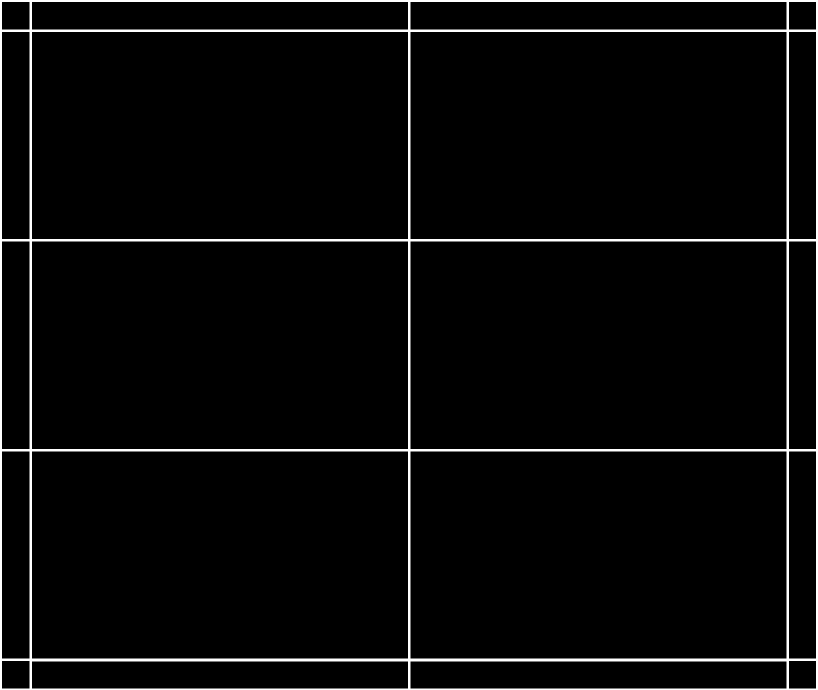
#> input picture ProcessService/SupportFuncs/Debug/gko.jpg, 1635 x 1380 px, given in place of gko.png, which was not available (shown at 1/2 size)
$ python calculate_gko_length.py
#> lines starting #> are read from the running program, lines starting #| are printed output that depends on the picture; after the words box and inside, x2 and y2 are one past the last pixel; in counts of white or black regions, pixels touching at a corner belong together; pictures that were not available may be replaced by others from this repository, and a replacement may not be noted
#! /usr/bin/env python
# -*- coding: utf-8 -*-
import numpy as np
import os
from gerber import read
from gerber.render import GerberCairoContext
import cv2
from matplotlib import pyplot as plt
from collections import Counter
from sklearn.cluster import DBSCAN
from collections import Counter
import copy

np.set_printoptions(precision=4,suppress=True)

def calculate_outer_length():
    gko_img = cv2.imread('gko.png', 0)
#> gko_img is the input picture: shape (1380, 1635); min 0, max 255, mean 8.5
    ret, bin_img = cv2.threshold(gko_img, 250, 255, type=cv2.THRESH_BINARY_INV)
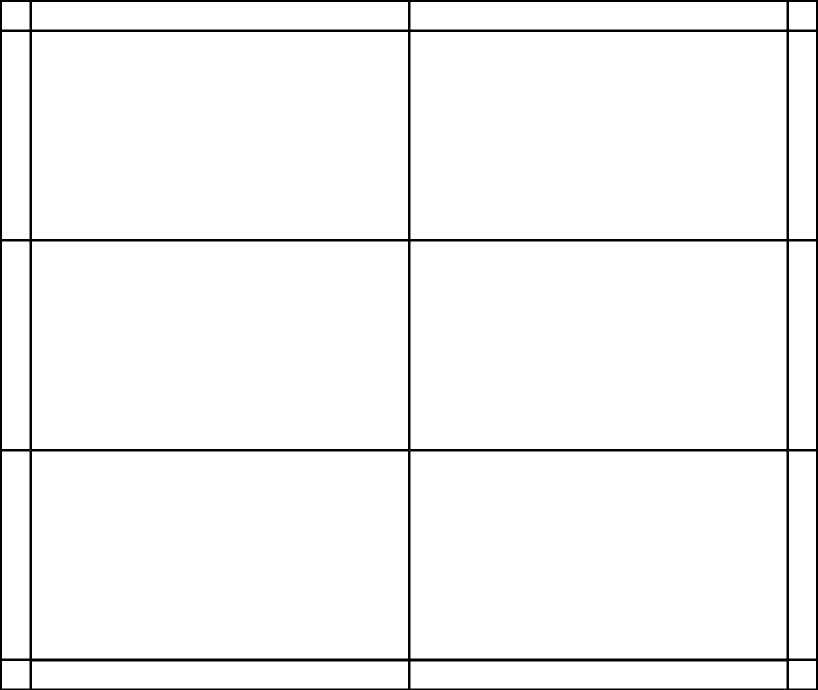
#> bin_img: shape (1380, 1635) (shown at 1/2 size); 96.7% white; 1 black region, box (x1, y1, x2, y2) and area: (0, 0, 1635, 1380) 75407
    height, width = gko_img.shape
#> height = 1380; width = 1635
    # cv2.imwrite('temp.jpg',bin_img*255)

    cv2.imwrite('bin.jpg',bin_img)


    expand_bin_img = cv2.copyMakeBorder(bin_img,3,3,3,3,cv2.BORDER_CONSTANT,0)
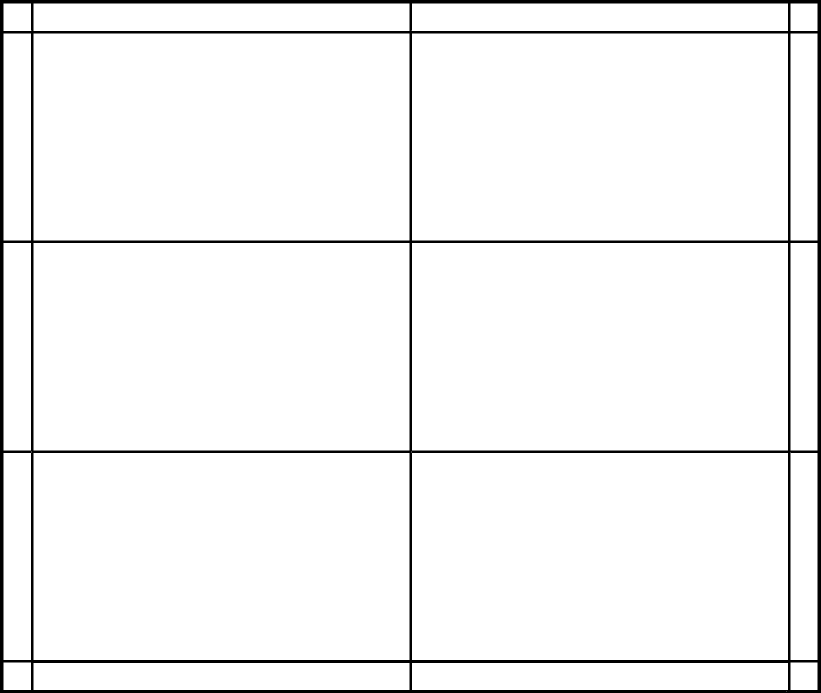
#> expand_bin_img: shape (1386, 1641) (shown at 1/2 size); 95.9% white; 1 black region, box (x1, y1, x2, y2) and area: (0, 0, 1641, 1386) 93533
    new_img = 255 - bin_img
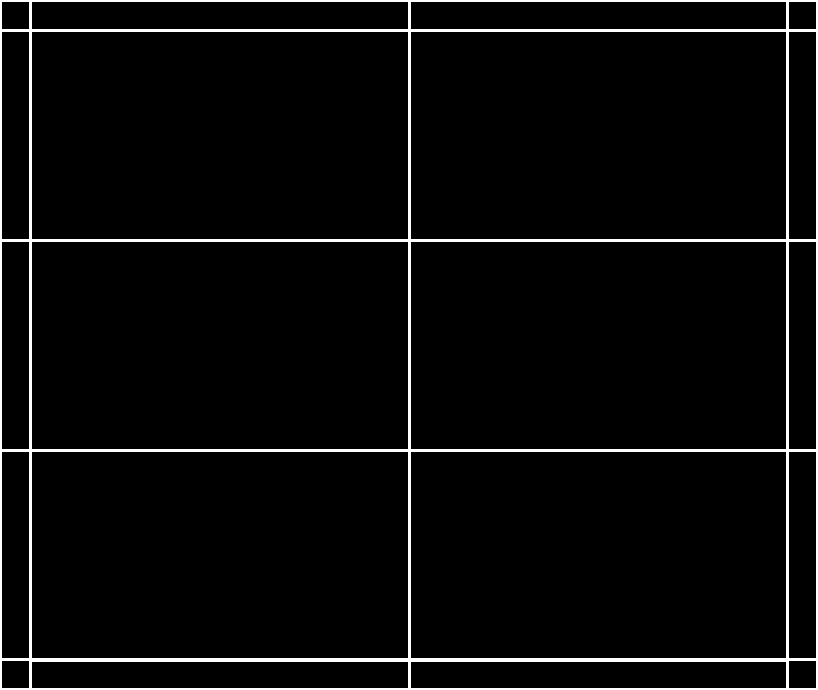
#> new_img: shape (1380, 1635) (shown at 1/2 size); 3.3% white; 1 white region
    contours, hierarchy = cv2.findContours(new_img, cv2.RETR_CCOMP, cv2.CHAIN_APPROX_NONE)
#> contours = 28 contours, 7 with area under 20; largest, box (x1, y1, x2, y2) and area: (0, 0, 1635, 1380) 2253285, (820, 482, 1574, 899) 313246, (63, 482, 817, 899) 313246, (820, 902, 1574, 1318) 312493, (63, 902, 817, 1318) 312493
    expand_height,expand_width = expand_bin_img.shape
#> expand_height = 1386; expand_width = 1641

    max_len = 0
    mx_index = 0
    for i in range(len(contours)):
        if len(contours[i])>max_len:
            max_len = len(contours[i])
            max_index = i
#> this loop made 28 passes
#> (max_len, max_index) on pass 1: (6026, 0)
#> after the loop, max_index = 0; max_len = 6026
    # draw_img = np.zeros(shape=(expand_height,expand_width,3),dtype=np.uint8)
    # cv2.drawContours(draw_img,contours,max_index,color=(1,1,1),thickness=1)
    # cv2.imwrite('draw.jpg',draw_img)
    print('outer length:',max_len)
#| outer length: 6026
    return max_len

def calculate_inner_length():
    gko_img = cv2.imread('layer_image/gko.png',0)
    ret,bin_img = cv2.threshold(gko_img,250,1,type=cv2.THRESH_BINARY_INV)
    height,width = gko_img.shape
    gko_area = height * width
    # cv2.imwrite('temp.jpg',bin_img*255)

    # region_num,labels = cv2.connectedComponents(bin_img)
    region_num,labels,stats,centroids = cv2.connectedComponentsWithStats(bin_img,connectivity=4)
    cv2.imwrite('labels.jpg',labels)
    # plt.imshow(labels)
    # plt.show()
    draw_label = copy.deepcopy(gko_img)
    for i in range(1,region_num):
        cv2.putText(draw_label,str(i),org=(int(centroids[i][0]),int(centroids[i][1])),fontFace=2,fontScale=3,color=(255),thickness=2)
        # cv2.circle(draw_label,center=(int(centroids[i][0]),int(centroids[i][1])),radius=4,color=(255),thickness=2)
    cv2.imwrite('draw_label.jpg',draw_label)
    print('region num:',region_num)
    labels = np.uint8(labels)
    hist,bin_edges = np.histogram(labels,bins=region_num)
    # print(hist)

    #outer region
    dilate_img = cv2.dilate(labels,kernel=cv2.getStructuringElement(cv2.MORPH_ELLIPSE,ksize=(5,5),anchor=(-1,-1)))
    left_side = dilate_img[0,:]
    right_side = dilate_img[-1,:]
    up_side = dilate_img[:,0]
    bottom_side = dilate_img[:,-1]
    left_conter = Counter(left_side)
    right_conter = Counter(right_side)
    up_conter = Counter(up_side)
    bottom_conter = Counter(bottom_side)
    full_list = list(left_conter.keys()) + list(right_conter.keys()) + list(up_conter.keys()) + list(bottom_conter.keys())
    outer_region_index = set(full_list)
    print('outer region:',outer_region_index)

    #board region
    d_img = cv2.imread('layer_image/drl.png',0)
    resize_d_img = cv2.resize(d_img,dsize=(width,height))
    ret, d_bin_img = cv2.threshold(resize_d_img, 250, 1, type=cv2.THRESH_BINARY)
    invert_d_bin_img = 1 - d_bin_img

    l_img = cv2.imread('layer_image/gtl.png',0)
    resize_l = cv2.resize(l_img,dsize=(width,height))
    ret,l_bin_img = cv2.threshold(resize_l,250,1,type=cv2.THRESH_BINARY)
    intersection_kl = labels * l_bin_img * invert_d_bin_img
    hist_l, bin_edges = np.histogram(intersection_kl, bins=region_num)
    # print(hist_l)
    region_area = hist_l[1:-1]
    # print(region_area)
    cluster_data = region_area.reshape(-1,1)
    cluster_result = DBSCAN(eps=300,min_samples=1).fit(cluster_data)
    # print(cluster_result.labels_)
    sum_region_area = [0] * (max(cluster_result.labels_)+1)
    for i in range(1,len(region_area)):
        # print(cluster_result.labels_[i])
        sum_region_area[cluster_result.labels_[i]] += region_area[i]
    # print(sum_region_area)
    board_region_label = sum_region_area.index(max(sum_region_area))
    board_region_index = []
    for i in range(len(cluster_result.labels_)):
        if cluster_result.labels_[i] == board_region_label:
            board_region_index.append(i+1)
    print('board region:',board_region_index)

    # [27 lines of commented-out code are left out]
    none_board_region = set(list(range(1,region_num))).difference(set(board_region_index))
    print('none board region:',none_board_region)
    inner_none_board_region = list(set(none_board_region).difference(set(outer_region_index)))
    print('inner non board region:',inner_none_board_region)

    #inner none board region length
    height,width = labels.shape
    inner_region_img = np.zeros(shape=(height,width))
    # [6 lines of commented-out code are left out]
    for i in range(len(inner_none_board_region)):
        index = inner_none_board_region[i]
        # print(index)
        x,y,w,h,area = stats[index]
        # inner_region_img[y:(y+h),x:(x+w)] = 1
        for row in range(y,y+h):
            for col in range(x,x+w):
                if labels[row][col] == index:
                    inner_region_img[row][col] = 1
    # inner_region_img = inner_region_img * labels
    ret,inner_region_img = cv2.threshold(inner_region_img,0,255,type=cv2.THRESH_BINARY)
    cv2.imwrite('inner_region.jpg',inner_region_img)

    kernel_element = cv2.getStructuringElement(cv2.MORPH_ELLIPSE,ksize=(5,5),anchor=(-1,-1))
    inner_process_img = cv2.dilate(inner_region_img,kernel=kernel_element)
    inner_process_img = cv2.erode(inner_process_img,kernel=kernel_element)
    cv2.imwrite('inner_process_img.jpg',inner_process_img)
    # tmp_img = 255 - inner_process_img
    # ret,inner_process_img = cv2.threshold(inner_process_img,128,255,type=cv2.THRESH_BINARY)
    inner_process_img = np.uint8(inner_process_img)
    contours, hierarchy = cv2.findContours(inner_process_img, cv2.RETR_EXTERNAL, cv2.CHAIN_APPROX_SIMPLE)
    inner_draw_img = copy.deepcopy(labels)
    for i in range(len(contours)):
        cv2.drawContours(inner_draw_img,contours,i,color=(255),thickness=1)
    cv2.imwrite('inner_draw_img.jpg',inner_draw_img)
    inner_len = sum(sum(inner_draw_img))/255
    print('inner length:',inner_len)
    return inner_len,gko_area

def connver_len():
    return

def connver_area():
    return

if __name__ == '__main__':
    outer_len = calculate_outer_length()
#> outer_len = 6026
    inner_len,area = calculate_inner_length()
#> in calculate_inner_length, `region_num,labels,stats,centroids = cv2.connectedComponentsWithStats(b..`:
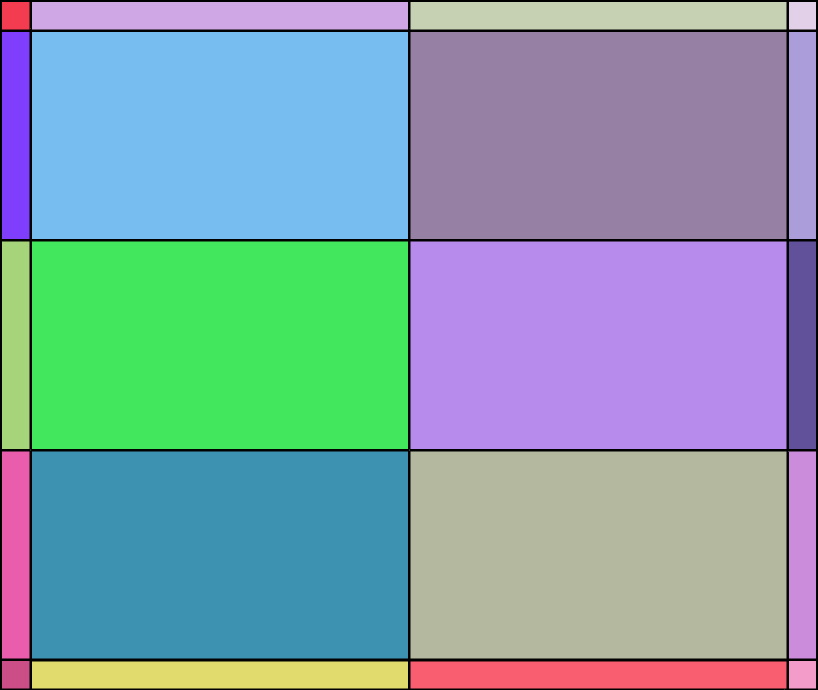
#> labels: shape (1380, 1635) int32 (shown at 1/2 size); 29 distinct labels, from 0 to 28; one colour per label, 0 black
#> in calculate_inner_length, `region_num,labels,stats,centroids = cv2.connectedComponentsWithStats(b..`: region_num = 29; stats = 29 rows, first 6: [0, 0, 1635, 1380, 75407], [4, 4, 55, 55, 3025], [64, 4, 752, 55, 41360], [821, 4, 752, 55, 41360], [1578, 4, 54, 55, 2970], [60, 57, 1, 1, 1]; centroids = 29 pairs, first value 31 to 1604.5, second value 31 to 1379
#> in calculate_inner_length, `cv2.imwrite('labels.jpg',labels)`:
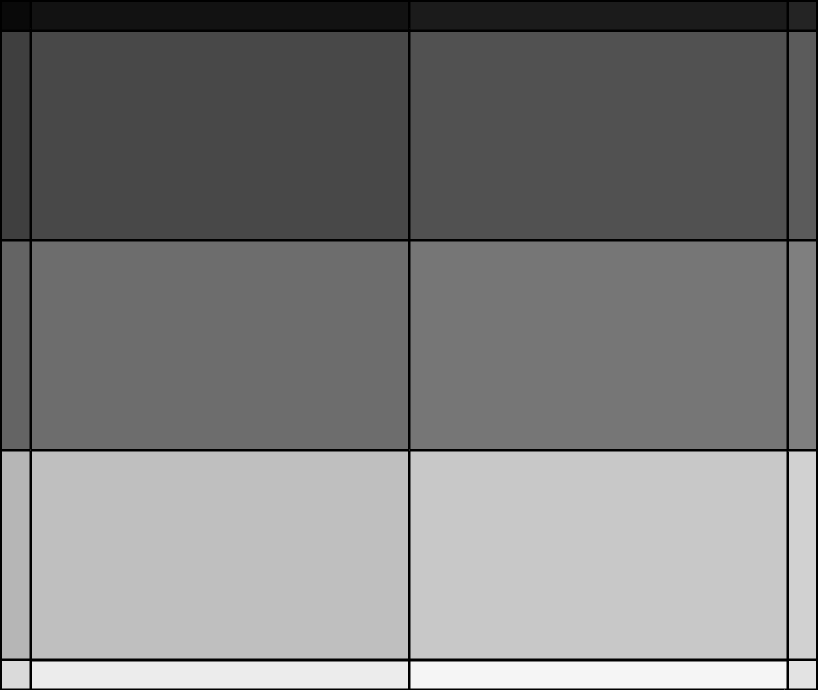
#> saved as labels.jpg: shape (1380, 1635) (shown at 1/2 size); min 0, max 28, mean 13.7; drawn with min black and max white
#> after the loop in calculate_inner_length, `for i in range(1,region_num):`:
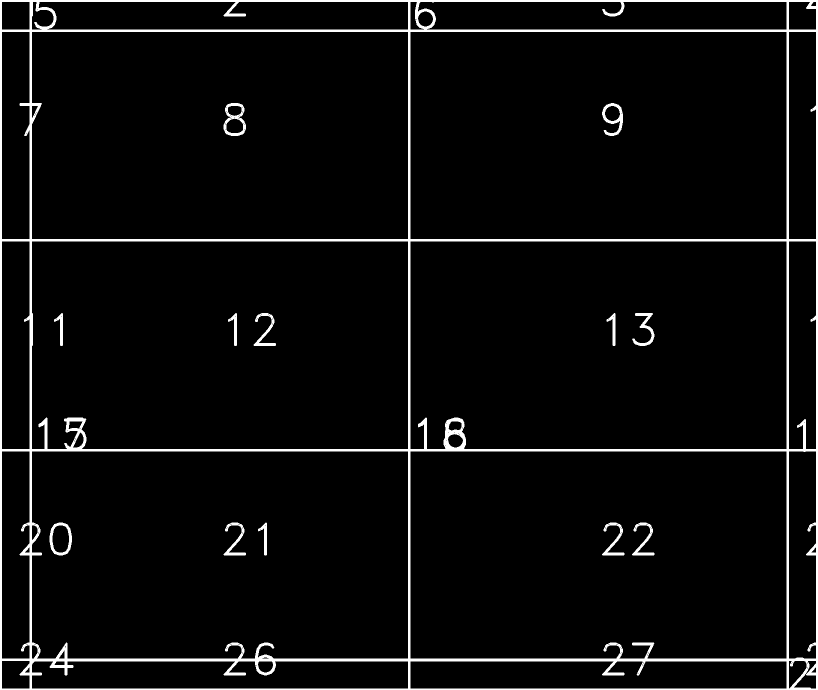
#> draw_label: shape (1380, 1635) (shown at 1/2 size); 1.02% of pixels changed, all inside (x1, y1, x2, y2) = (39, 1, 1632, 1380)
#| region num: 29
#> in calculate_inner_length, `hist,bin_edges = np.histogram(labels,bins=region_num)`: hist = 29 values, max 312080 at index 12, min 1 at index 5, mean 77803.4; bin_edges = 30 values from 0 to 28
#> in calculate_inner_length, `dilate_img = cv2.dilate(labels,kernel=cv2.getStructuringElement(cv2.MO..`:
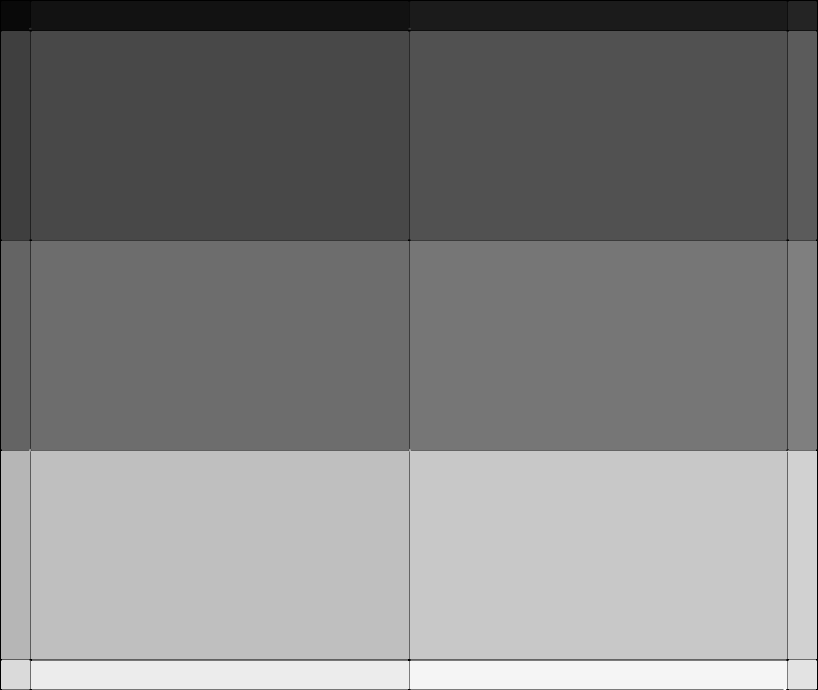
#> dilate_img: shape (1380, 1635) (shown at 1/2 size); min 0, max 28, mean 14; drawn with min black and max white
#> in calculate_inner_length, `left_side = dilate_img[0,:]`: left_side = 1635 values from 0 to 0
#> in calculate_inner_length, `right_side = dilate_img[-1,:]`: right_side = 1635 values, max 28 at index 1567, min 0 at index 0, mean 0.0856
#> in calculate_inner_length, `up_side = dilate_img[:,0]`: up_side = 1380 values from 0 to 0
#> in calculate_inner_length, `left_conter = Counter(left_side)`: left_conter = {0: 1635}
#> in calculate_inner_length, `right_conter = Counter(right_side)`: right_conter = {0: 1630, 28: 5}
#> in calculate_inner_length, `up_conter = Counter(up_side)`: up_conter = {0: 1380}
#> in calculate_inner_length, `full_list = list(left_conter.keys()) + list(right_conter.keys()) + lis..`: full_list = [0, 0, 28, 0, 0]
#> in calculate_inner_length, `outer_region_index = set(full_list)`: outer_region_index = 2 items
#| outer region: {0, 28}
#> (the run stopped early here; a loop or call above may not have finished)
